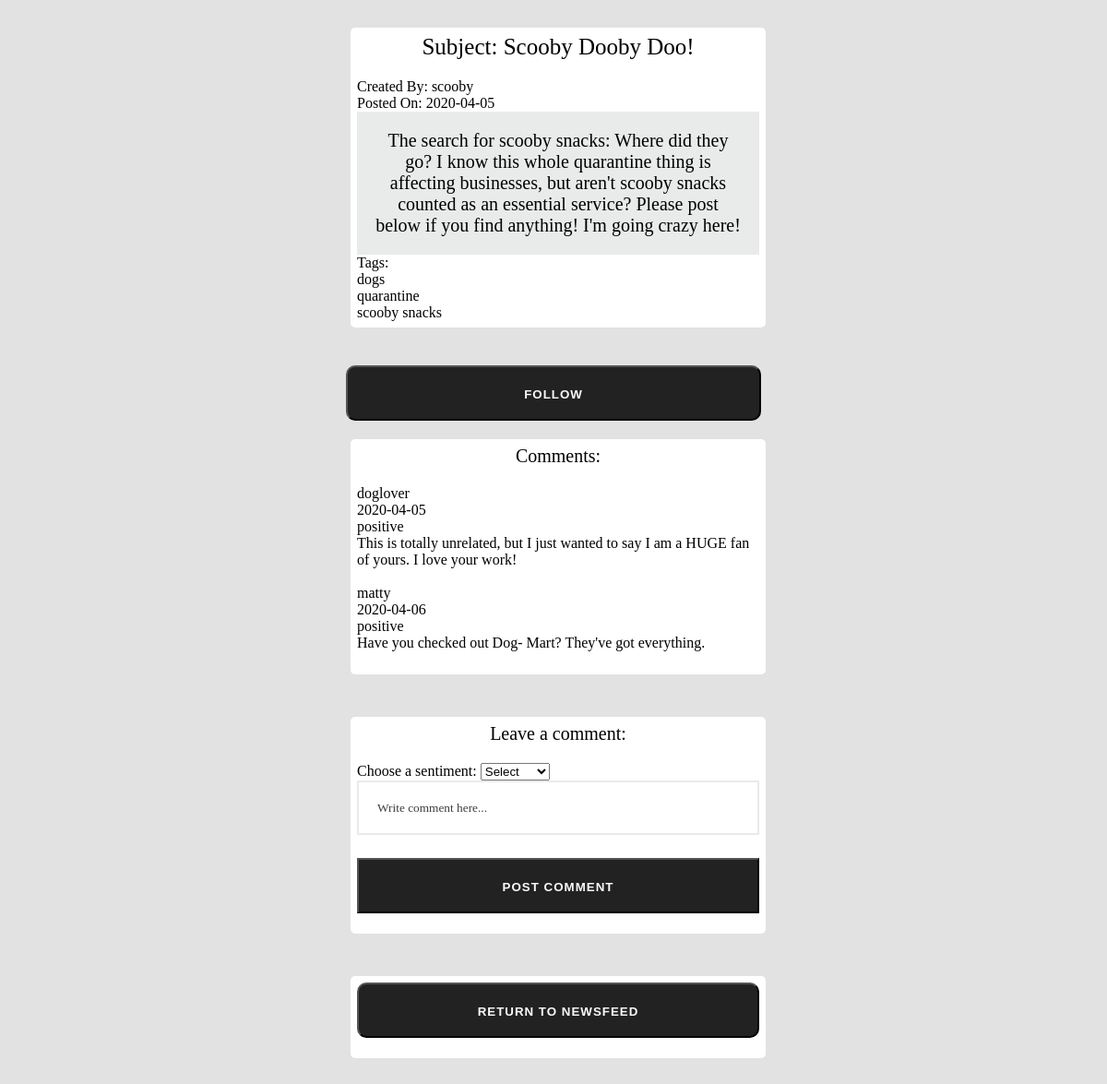
Screenshot of /viewBlog.php?blogid=8 with the database file from the repository.
### tables this page shows
CREATE TABLE `blogs` (
  `blogid` int(10) unsigned NOT NULL AUTO_INCREMENT,
  `subject` varchar(50) DEFAULT NULL,
  `description` varchar(250) DEFAULT NULL,
  `pdate` date DEFAULT NULL,
  `created_by` varchar(45) DEFAULT NULL,
  PRIMARY KEY (`blogid`),
  KEY `FK1_idx` (`description`),
  KEY `FK1` (`created_by`),
  CONSTRAINT `FK1` FOREIGN KEY (`created_by`) REFERENCES `userinformation` (`username`)
);

CREATE TABLE `blogstags` (
  `blogid` int(10) unsigned NOT NULL,
  `tag` varchar(20) NOT NULL,
  PRIMARY KEY (`blogid`,`tag`),
  CONSTRAINT `blogstags_ibfk_1` FOREIGN KEY (`blogid`) REFERENCES `blogs` 
(`blogid`)
);

CREATE TABLE `comments` (
  `commentid` int(10) NOT NULL AUTO_INCREMENT,
  `sentiment` varchar(20) DEFAULT NULL,
  `description` varchar(250) DEFAULT NULL,
  `cdate` date DEFAULT NULL,
  `blogid` int(10) unsigned DEFAULT NULL,
  `posted_by` varchar(45) DEFAULT NULL,
  PRIMARY KEY (`commentid`),
  KEY `comments_ibfk_1` (`blogid`),
  KEY `comments_ibfk_2` (`posted_by`),
  CONSTRAINT `comments_ibfk_1` FOREIGN KEY (`blogid`) REFERENCES `blogs` 
(`blogid`),
  CONSTRAINT `comments_ibfk_2` FOREIGN KEY (`posted_by`) REFERENCES `userinformation` 
(`username`),
  CONSTRAINT `sentiment_types` CHECK ((`sentiment` in 
(_utf8mb4'negative',_utf8mb4'positive')))
);

### viewBlog.php (the view, shortened to what this page needs)
<!DOCTYPE html>
<html lang="en">
     <head>
        <link rel="stylesheet" href="styles.css">
     </head>
<body>
<div class="wrapper">
<div class="container">
<div class="newslist">
<?php
   $dbuser = "root";
   $dbpass = "";
   $db = mysqli_connect("127.0.0.1", $dbuser, $dbpass, "users");
   $id = $_GET['blogid'];
   $query = "SELECT * FROM blogs WHERE blogid = '$id';";
   $result = mysqli_query($db, $query);
   while($rows=$result->fetch_assoc())
   { ?>
      <div class="blog-title">Subject: <?php echo $rows['subject'];?></div>
      <div>Created By: <?php echo $rows['created_by'];?></div>
      <div>Posted On: <?php echo $rows['pdate'];?></div>
      <div class="blog-content"><?php echo $rows['description'];?></div>
   <?php
   }
   $query = "SELECT * FROM blogstags WHERE blogid = '$id';";
   $result = mysqli_query($db, $query); ?>
   <p>Tags:</p>
   <?php
   while($rows=$result->fetch_assoc())
   { ?>
      <div><?php echo $rows['tag'];?></div>
   <?php
   }
?>
</div>
<br /> <br />
<?php
$query = "SELECT sentiment, description, cdate, posted_by FROM comments WHERE blogid = '$id';";
$result = mysqli_query($db, $query);
?>
<form method="POST" action= "followPage.php">
<input class="btn" type="submit" value="Follow" >
</form>
<div class="newslist">
<p class="blog-sub">Comments:</p> <?php
while($rows=$result->fetch_assoc())
{ ?>
   <div><?php echo $rows['posted_by'];?></div>
   <div><?php echo $rows['cdate'];?></div>
   <div><?php echo $rows['sentiment'];?></div>
   <div><?php echo $rows['description'];?></div>
   <br />
<?php
}
?>
</div>
<br /> <br />
<div class="newslist">
<div class="blog-sub">Leave a comment:</div>
<form method="post" action="insertComment.php">
   <label for="sentiment">Choose a sentiment:</label>
   <select id="sentiment" name="sentiment">
      <option value="dummy">Select</option>
   </select>
   <br />
   <input type ="text" id="commentdes" class="input" name="commentdes" placeholder="Write comment here..." >
   <input type="submit" value="Post comment">
</form>
</div>
<br /> <br />
<div class="newslist">
   <form method="post" action="newsFeed.php">
   <input type="submit" class="btn" id="returnNewsfeedButton" value="Return to Newsfeed">
</form>
</div>
</div>
</body>
</html>

### styles.css (style rules this page uses)
* { margin: 0; padding: 0; user-select: none; box-sizing: border-box; }
body { font-family:'Poppins'; background: #e2e2e2; font-family: Alef; user-select: none; }
.blog-title { text-align: center; font-size: 25px; padding-bottom: 20px; }
.blog-sub { text-align: center; font-size: 20px; padding-bottom: 20px; }
.blog-content { text-align: center; font-size: 20px; padding: 20px; background: #e9eaea; }
.container { width: 450px; margin: 30px auto; }
.input { width: 100%; padding: 20px; box-sizing: border-box; margin-bottom: 25px; border: 2px solid #e9eaea; color: #3e3e40; outline: none; transform: all 0.5s ease; }
.btn { width: 100%; background: #000000; height: 60px; text-align: center; line-height: 60px; text-transform: uppercase; color: #fff; font-weight: bold; letter-spacing: 1px; cursor: pointer; margin-bottom: 15px; border-radius: 10px; }
input[type=submit] { width: 100%; background: #222222; height: 60px; text-align: center; line-height: 60px; text-transform: uppercase; color: rgb(250, 250, 250); font-weight: bold; letter-spacing: 1px; cursor: pointer; margin-bottom: 15px; }
.newslist { align-items: center; background: #fff; padding: 7px; border:5px; margin:5px; width: 100%; box-sizing: border-box; height: auto; border-radius: 5px; }

### rows the page displays
blogs: subject "Scooby Dooby Doo!", created_by "scooby", pdate "2020-04-05", description "The search for scooby snacks: Where did they go? I know this whole quarantine thing is affecting businesses, but aren't scooby snacks counted as an essential service? Please post below if you find anything! I'm going crazy here!"
blogstags: tag "dogs"
blogstags: tag "quarantine"
blogstags: tag "scooby snacks"
comments: posted_by "doglover", cdate "2020-04-05", sentiment "positive", description "This is totally unrelated, but I just wanted to say I am a HUGE fan of yours. I love your work!"
comments: posted_by "matty", cdate "2020-04-06", sentiment "positive", description "Have you checked out Dog- Mart? They've got everything."
